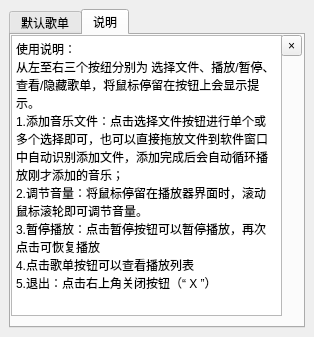
<?xml version="1.0" encoding="UTF-8"?>
<ui version="4.0">
 <class>ListWidget</class>
 <widget class="QMainWindow" name="ListWidget">
  <property name="geometry">
   <rect>
    <x>0</x>
    <y>0</y>
    <width>314</width>
    <height>337</height>
   </rect>
  </property>
  <property name="windowTitle">
   <string>播放列表</string>
  </property>
  <widget class="QWidget" name="centralwidget">
   <layout class="QVBoxLayout" name="verticalLayout">
    <item>
     <widget class="QTabWidget" name="tabWidget">
      <property name="currentIndex">
       <number>1</number>
      </property>
      <widget class="QWidget" name="tab">
       <attribute name="title">
        <string>默认歌单</string>
       </attribute>
       <layout class="QHBoxLayout" name="horizontalLayout">
        <item>
         <widget class="QListWidget" name="listWidget"/>
        </item>
        <item>
         <widget class="QToolButton" name="toolButton_2">
          <property name="text">
           <string>×</string>
          </property>
         </widget>
        </item>
       </layout>
      </widget>
      <widget class="QWidget" name="tab_2">
       <property name="enabled">
        <bool>true</bool>
       </property>
       <attribute name="title">
        <string>说明</string>
       </attribute>
       <widget class="QPlainTextEdit" name="plainTextEdit">
        <property name="geometry">
         <rect>
          <x>0</x>
          <y>0</y>
          <width>271</width>
          <height>281</height>
         </rect>
        </property>
        <property name="sizePolicy">
         <sizepolicy hsizetype="Preferred" vsizetype="Preferred">
          <horstretch>0</horstretch>
          <verstretch>0</verstretch>
         </sizepolicy>
        </property>
        <property name="readOnly">
         <bool>true</bool>
        </property>
        <property name="plainText">
         <string>使用说明：
从左至右三个按纽分别为 选择文件、播放/暂停、查看/隐藏歌单，将鼠标停留在按钮上会显示提示。
1.添加音乐文件：点击选择文件按钮进行单个或多个选择即可，也可以直接拖放文件到软件窗口中自动识别添加文件，添加完成后会自动循环播放刚才添加的音乐；
2.调节音量：将鼠标停留在播放器界面时，滚动鼠标滚轮即可调节音量。
3.暂停播放：点击暂停按钮可以暂停播放，再次点击可恢复播放
4.点击歌单按钮可以查看播放列表
5.退出：点击右上角关闭按钮（“ X ”）
</string>
        </property>
       </widget>
       <widget class="QToolButton" name="toolButton">
        <property name="geometry">
         <rect>
          <x>270</x>
          <y>0</y>
          <width>21</width>
          <height>21</height>
         </rect>
        </property>
        <property name="text">
         <string>×</string>
        </property>
       </widget>
      </widget>
     </widget>
    </item>
   </layout>
  </widget>
 </widget>
 <resources/>
 <connections>
  <connection>
   <sender>toolButton</sender>
   <signal>clicked()</signal>
   <receiver>ListWidget</receiver>
   <slot>close()</slot>
   <hints>
    <hint type="sourcelabel">
     <x>221</x>
     <y>43</y>
    </hint>
    <hint type="destinationlabel">
     <x>121</x>
     <y>168</y>
    </hint>
   </hints>
  </connection>
  <connection>
   <sender>toolButton_2</sender>
   <signal>clicked()</signal>
   <receiver>ListWidget</receiver>
   <slot>close()</slot>
   <hints>
    <hint type="sourcelabel">
     <x>206</x>
     <y>179</y>
    </hint>
    <hint type="destinationlabel">
     <x>121</x>
     <y>168</y>
    </hint>
   </hints>
  </connection>
 </connections>
</ui>
